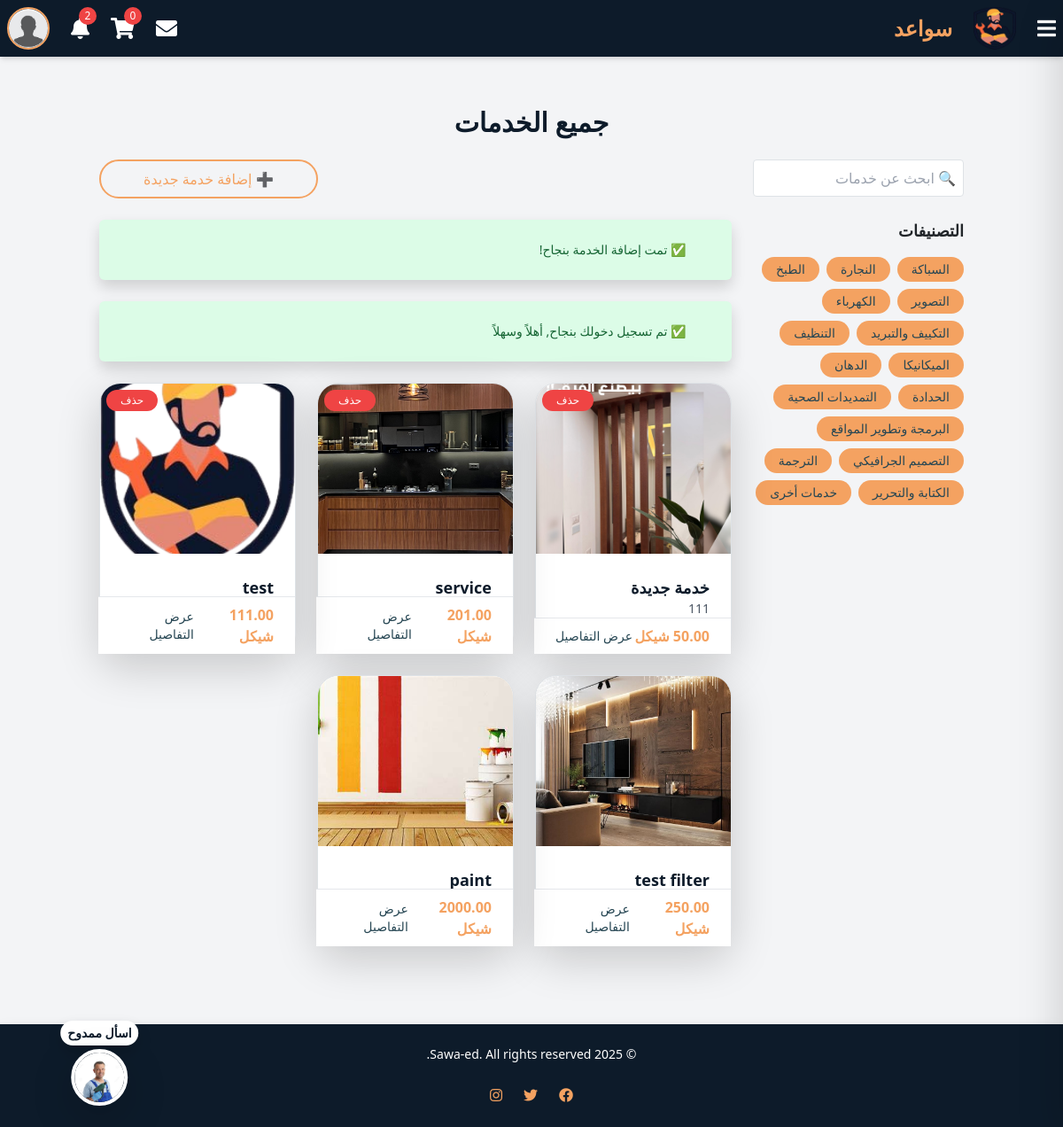
/ (signed in), run on an earlier commit of the app's database.
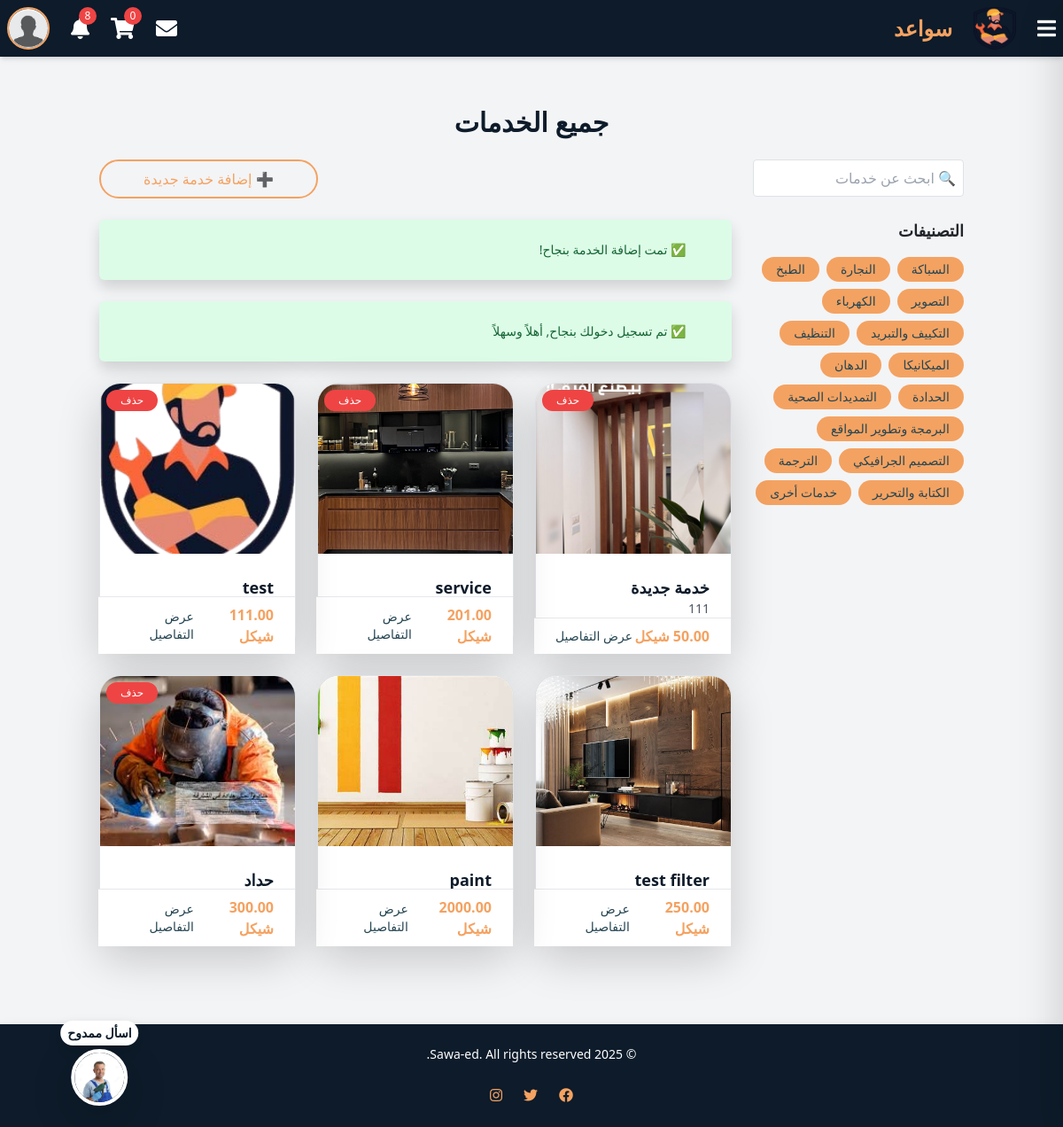
And on a later commit of the database.
### Sawaed_app/models.py (models this page shows, shortened)
class CustomUser(AbstractUser):
    class UserType(models.TextChoices):
        CLIENT = 'client', _('عميل')
        HANDYMAN = 'handyman', _('عامل يدوي') #the name in arabic will be edited later
    user_type = models.CharField(
        max_length=50,
        choices=UserType.choices,
        default=UserType.CLIENT
    )
    phone_regex = RegexValidator(
        regex=r'^\+?1?\d{9,15}$', #a validation on the phone number because its customed
        message="Phone number must be in the format: '+999999999'. Up to 15 digits allowed."
    )
    image = models.ImageField(upload_to='profile_pics/',default='default_profile.jpeg' ,null=True, blank=True)
    phone_number = models.CharField(validators=[phone_regex], max_length=15, unique=True, null=True, blank=True)
    email = models.EmailField(unique=True)
    bio = models.CharField(max_length=500, blank=True, null=True)
    experience = models.TextField(blank=True, null=True)
    field_of_expertise=models.TextField(blank=True, null=True)
    REQUIRED_FIELDS = ['email']
    USERNAME_FIELD = 'username'  # we could change it to email later in the project

class ServiceListing(models.Model):
    SERVICE_TYPES = [
        ('السباكة', 'السباكة'),
        ('النجارة', 'النجارة'),
        ('الطبخ', 'الطبخ'),
        ('التصوير', 'التصوير'),
        ('الكهرباء', 'الكهرباء'),
        ('التكييف والتبريد', 'التكييف والتبريد'),
        ('التنظيف', 'التنظيف'),
        ('الميكانيكا', 'الميكانيكا'),
        ('الدهان', 'الدهان'),
        ('الحدادة', 'الحدادة'),
        ('التمديدات الصحية', 'التمديدات الصحية'),
        ('البرمجة وتطوير المواقع', 'البرمجة وتطوير المواقع'),
        ('التصميم الجرافيكي', 'التصميم الجرافيكي'),
        ('الترجمة', 'الترجمة'),
        ('الكتابة والتحرير', 'الكتابة والتحرير'),
        ('خدمات أخرى', 'خدمات أخرى'),
    ]
    handyman = models.ForeignKey(
        settings.AUTH_USER_MODEL,
        on_delete=models.CASCADE,
        related_name='services'
    )
    name = models.CharField(max_length=255)
    description = models.TextField()
    price = models.DecimalField(max_digits=10, decimal_places=2)
    image = models.ImageField(upload_to='service_images/', null=True, blank=True)
    service_type = models.CharField(max_length=50, choices=SERVICE_TYPES, null=True, blank=True,default='خدمات أخرى')
    created_at = models.DateTimeField(auto_now_add=True)
    updated_at = models.DateTimeField(auto_now=True)

### Sawaed_app/views.py (the view)
# urls.py: path('', views.user_home, name='userhome'),
def user_home(request):
    services = ServiceListing.objects.all().order_by('-created_at')
    service_added = request.session.pop('service_added', False)
    user_logged=request.session.pop('user_logged',False)
    handyman=HandymanProfile.objects.all()
    context={
        'handyman':handyman,
        'service_added': service_added,
        'user_logged':user_logged,
        'services':services
    }
    context.update(base_view_data(request))
    return render(request,'userhome.html',context)

### Sawaed_app/context_processors.py (called while the page is built)
def notifications_processor(request):
    if request.user.is_authenticated:
        all_notifications = Notifications.objects.filter(recipient=request.user).order_by('-created_at')
        notifications = all_notifications[:10]
        unread_notifications_count =all_notifications.filter(is_read=False).count()
        return {
            'notifications': notifications,
            'unread_notifications_count': unread_notifications_count,
        }
    return {}

### Sawaed_app/views.py (called while the page is built)
def base_view_data(request):
    services=ServiceListing.objects.all()
    cart_count = 0
    if request.user.is_authenticated:
        cart_count = CartItem.objects.filter(user=request.user).count()
    data = {
        'services':services,
        'service_types': ServiceListing.SERVICE_TYPES,
        'cart_count': cart_count,
    }
    if request.user.is_authenticated:
        data['unread_messages_count'] = Message.objects.filter(receiver=request.user, is_read=False).count()
    else:
        data['unread_messages_count'] = 0
    return data

### Sawaed_app/templates/userhome.html (shortened to what this page needs)
{% extends 'index.html' %}
{% block content %}
{% load static %}
<div class="container mx-auto p-4">
  <h1 class="text-3xl font-bold text-center mb-6 text-[#0d1b2a]">جميع الخدمات</h1>
  <div class="flex flex-col lg:flex-row gap-6">
    <div class="lg:w-1/4 space-y-6" dir="rtl">
      <form method="GET" action="{% url 'service_search' %}" class="relative">
        <input
          type="text"
          name="q"
          placeholder="🔍 ابحث عن خدمات"
          class="p-2 pr-10 border border-gray-300 rounded w-full focus:outline-none focus:ring-2 focus:ring-[#f4a261]"
          value="{{ request.GET.q }}">
      </form>
      <div>
        <h2 class="text-lg font-semibold mb-3 text-right">التصنيفات</h2>
        <div class="flex flex-wrap gap-2">
          {% for service_type in service_types %}
            <a href="{% url 'services_by_type' service_type.0 %}" class="bg-[#f4a261] text-[#264653] px-3 py-1 rounded-full hover:bg-[#f4a261] hover:text-white transition text-sm">
              {{ service_type.0 }}
            </a>
          {% endfor %}
        </div>
      </div>
    </div>
    <div class="lg:w-3/4 space-y-6" dir="rtl">
      {% if user.user_type == 'handyman' %}
        <div class="text-left">
          <a href="{% url 'add_service' %}" class="inline-block border-2 border-[#f4a261] text-[#f4a261] px-5 py-2 rounded-full font-medium hover:bg-[#f4a261] hover:text-white transition duration-300">
            ➕ إضافة خدمة جديدة
          </a>
                  </div>
      {% endif %}
      {% if service_added %}
        <div class="flex items-center bg-green-100 text-green-800 p-4 rounded-md shadow text-sm gap-2">
          <i data-lucide="check-circle" class="w-5 h-5"></i>
          <span>✅ تمت إضافة الخدمة بنجاح!</span>
        </div>
      {% endif %}
      {% if user_logged %}
        <div class="flex items-center bg-green-100 text-green-800 p-4 rounded-md shadow text-sm gap-2">
          <i data-lucide="smile" class="w-5 h-5"></i>
          <span>✅ تم تسجيل دخولك بنجاح, أهلاً وسهلاً</span>
        </div>
      {% endif %}
      <div class="grid gap-6 sm:grid-cols-2 md:grid-cols-3 xl:grid-cols-4">
        {% for service in services %}
          <div id="service-{{ service.id }}" class="relative service-card">
            <div
              onclick="window.location.href='{% url 'service_detail' service.id service.handyman.id %}'"
              class="cursor-pointer bg-white rounded-3xl shadow-lg hover:shadow-2xl transition duration-300 border border-gray-200 overflow-hidden"
            >
              <img src="{{ service.image.url|default_if_none:'/static/images/placeholder.png' }}" alt="{{ service.name }}" class="w-full h-48 object-cover">
              <div class="p-4">
                <h3 class="text-lg font-bold text-[#0d1b2a] truncate">{{ service.name }}</h3>
                <p class="text-gray-600 text-sm mb-3">{{ service.description|truncatechars:80 }}</p>
              </div>
              <div class="absolute bottom-0 w-full flex justify-between items-center px-4 py-2 bg-white border-t">
                <span class="text-[#f4a261] font-semibold">{{ service.price }} شيكل</span>
                <span class="text-[#264653] hover:text-[#f4a261] text-sm font-medium">عرض التفاصيل</span>
              </div>
            </div>
            {% if user == service.handyman %}
              <button
                data-service-id="{{ service.id }}"
                class="delete-btn absolute top-2 left-2 bg-red-500 text-white text-xs px-3 py-1 rounded-full hover:bg-red-600 transition z-10"
                onclick="event.stopPropagation();"
              >
                حذف
              </button>
            {% endif %}
          </div>
        {% endfor %}
      </div>
    </div>
  </div>
</div>
{% endblock %}

### Sawaed_app/templates/index.html (shortened to what this page needs)
  {% load static %}
  <!DOCTYPE html>
  <html lang="ar" dir="rtl">
  <head>
    <link href="https://cdnjs.cloudflare.com/ajax/libs/font-awesome/5.15.4/css/all.min.css" rel="stylesheet">
      <script src="https://cdn.tailwindcss.com"></script>
      <link rel="stylesheet" href="https://cdnjs.cloudflare.com/ajax/libs/bootstrap/5.1.3/css/bootstrap.min.css" />
      <link rel="stylesheet" href="{% static 'css/style.css' %}">
      <link href="https://cdnjs.cloudflare.com/ajax/libs/font-awesome/5.15.4/css/all.min.css" rel="stylesheet">
  </head>
  <body class="bg-gray-100">
      <nav class="bg-[#0d1b2a] shadow-md p-2 flex justify-between items-center text-white">
        <div class="flex items-center gap-6">
            <button onclick="toggleSidebar()" class="text-white text-2xl">
                <i class="fas fa-bars"></i>
            </button>
            <a href="{% url 'userhome' %}">
                <img class="w-12 h-12" src="{% static 'images/logo.png' %}" alt="Logo">
            </a>
            <a id="logo-anchor" href="{% url 'userhome' %}" class="text-2xl font-bold text-[#f4a261]">
                سواعد
            </a>
        </div>
        <div class="flex items-center gap-6">
            {% if user.is_authenticated %}
            <div class="relative">
              <a href="{% url 'inbox' %}" class="text-white hover:text-[#f4a261] transition">
                  <i class="fas fa-envelope text-2xl"></i>
              </a>
          </div>
            <div class="relative">
                <a href="{% url 'cart' %}" class="text-white hover:text-[#f4a261] transition">
                    <i class="fas fa-shopping-cart text-2xl"></i>
                    <span class="absolute -top-2 -right-2 bg-red-500 text-white text-xs rounded-full w-5 h-5 flex items-center justify-center">{{ cart_count }}</span>
                </a>
            </div>
            <div class="relative">
              <button id="notificationsButton" class="text-white hover:text-[#f4a261] transition relative">
                  <i class="fas fa-bell text-2xl"></i>
                  {% if unread_notifications_count > 0 %}
                  <span class="absolute -top-2 -right-2 bg-red-500 text-white text-xs rounded-full w-5 h-5 flex items-center justify-center">
                      {{ unread_notifications_count }}
                  </span>
                  {% endif %}
              </button>
            </div>
            <div class="relative">
                <img src="{{ user.image.url }}" alt="Profile" class="w-12 h-12 rounded-full border-2 border-[#f4a261] cursor-pointer"
                    onerror="this.onerror=null;this.src='{% static 'images/profile.png' %}'" id="userProfileImage">
            </div>
            {% endif %}
        </div>
    </nav>
<a href="{% url 'chat-ui' %}"
class="fixed bottom-6 left-6 transform translate-x-1/2 z-50 flex flex-col items-center space-y-1 text-sm font-semibold text-[#0d1b2a] hover:scale-105 transition-transform"
target="_blank" rel="noopener">
<span class="bg-white px-2 py-1 rounded-full shadow text-center">اسأل ممدوح</span>
<div class="w-16 h-16 rounded-full shadow-lg border-4 border-white overflow-hidden">
 <img src="{% static 'images/mamdouh.jpg' %}"
      alt="Chatbot Icon"
      class="w-full h-full object-cover">
</div>
</a>
      <main class="flex flex-col items-center justify-center p-8">
          {% block content %}{% endblock %}
      </main>
  <footer class="bg-[#0d1b2a] shadow p-4 text-white mt-8">
      <div class="flex flex-col items-center justify-center text-center">
          <div class="text-sm mb-4">
              <p>&copy; 2025 Sawa-ed. All rights reserved.</p>
          </div>
          <div class="flex items-center gap-4">
              <a href="https://www.facebook.com" target="_blank" class="text-[#f4a261] hover:text-[#e76f51]">
                  <i class="fab fa-facebook"></i>
              </a>
              <a href="https://www.twitter.com" target="_blank" class="text-[#f4a261] hover:text-[#e76f51]">
                  <i class="fab fa-twitter"></i>
              </a>
              <a href="https://www.instagram.com" target="_blank" class="text-[#f4a261] hover:text-[#e76f51]">
                  <i class="fab fa-instagram"></i>
              </a>
          </div>
      </div>
  </footer>
  </body>
  </html>

### Sawaed_app/static/css/style.css (style rules this page uses)
a { text-decoration: none; color: #0d1b2a; text-decoration: none; transition: 0.4s ease; }
#logo-anchor { color: #f4a261; }

What changed in the data, as far as the page shows it:
added ServiceListing: image (picture), name "حداد", price "300.00"
Also different on the page:
{{ unread_notifications_count }}: "2" → "8"
